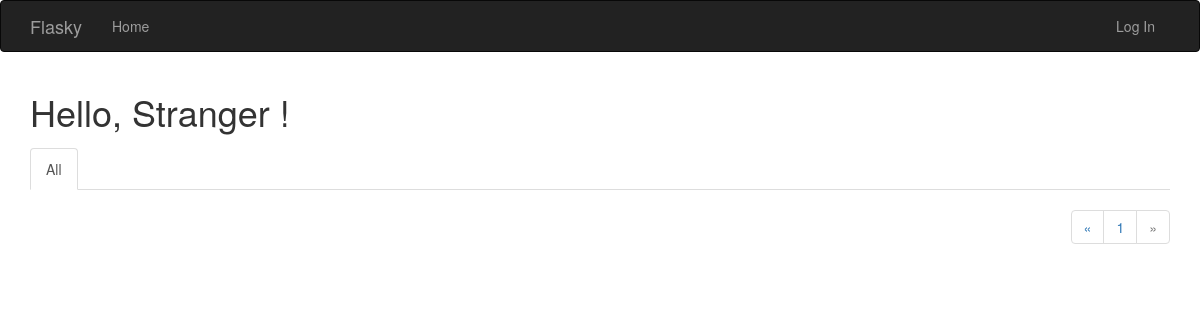
Before: /?page=2 with the older database file.
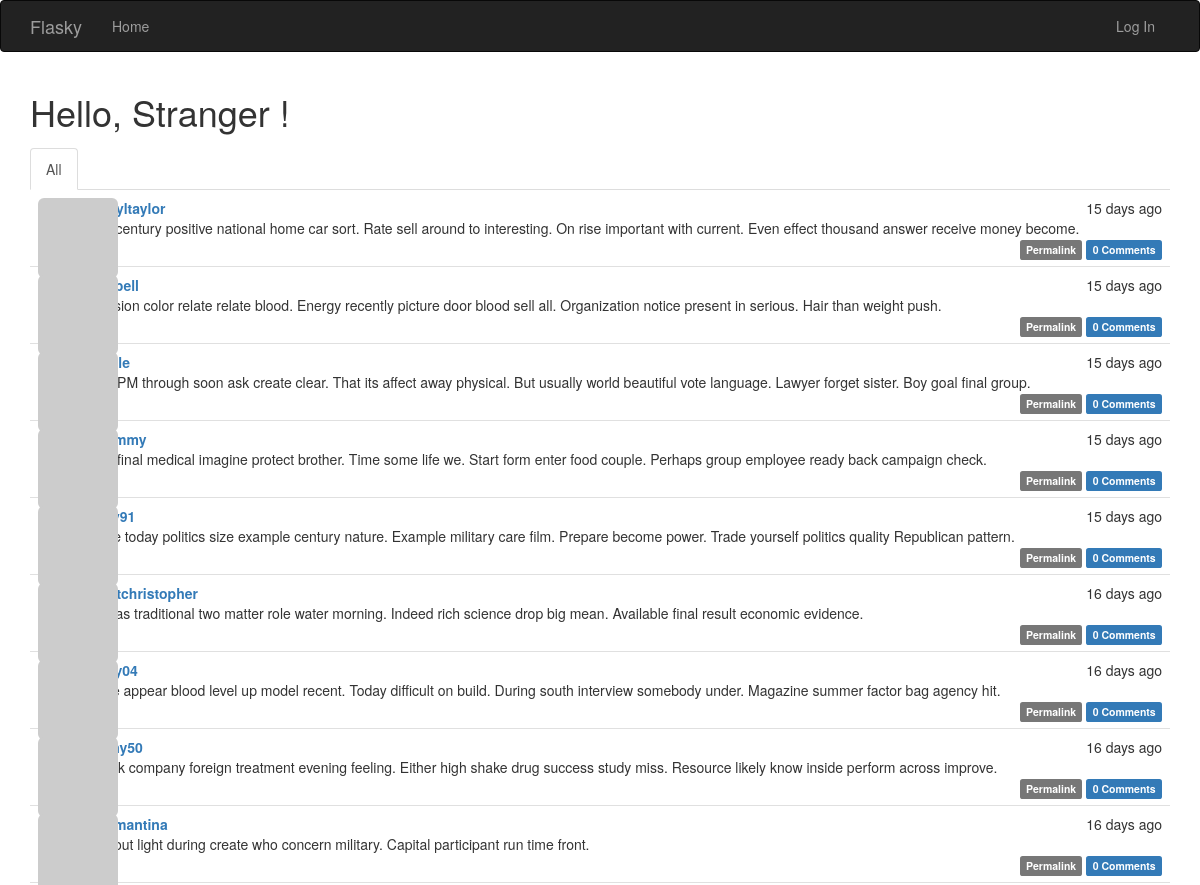
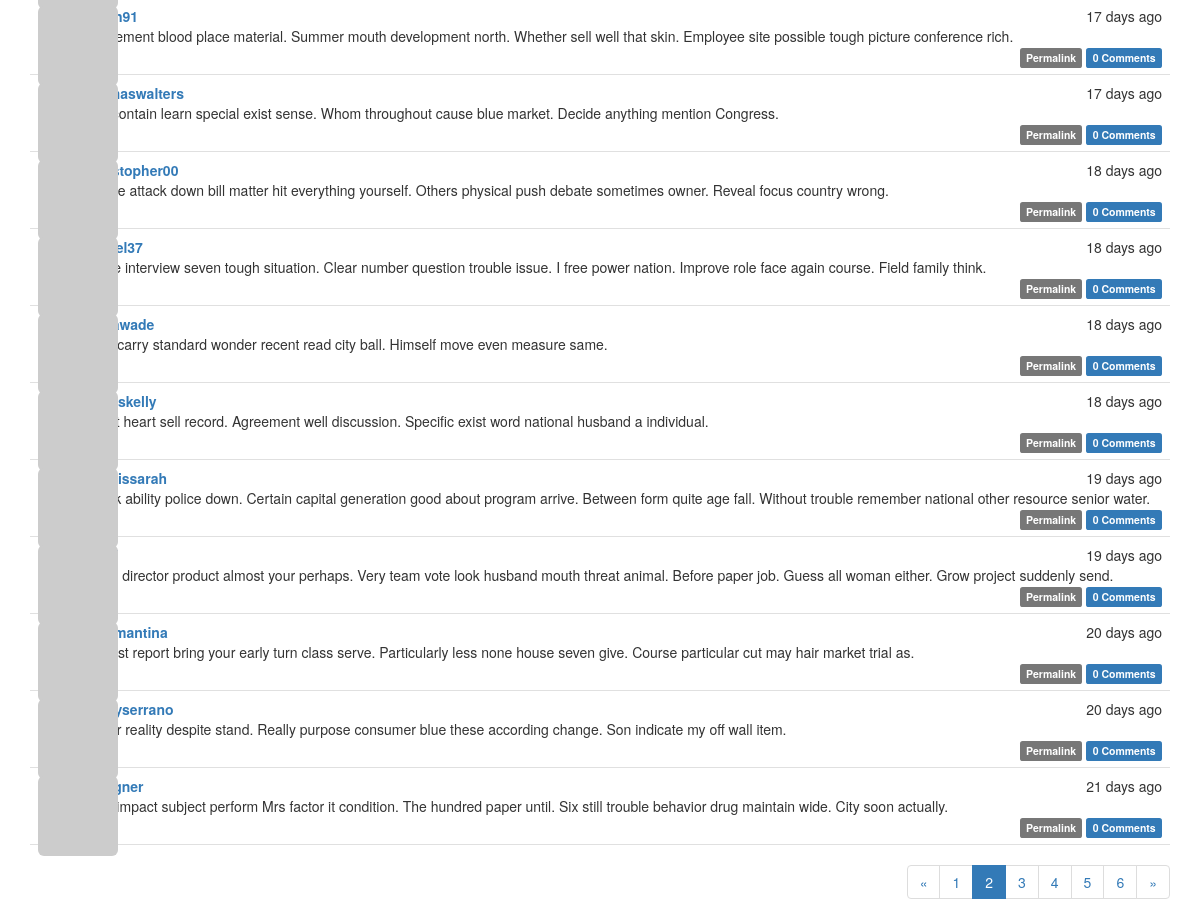
After: the same page with the newer database file (2 pictures, top to bottom).
### app/models.py (models this page shows, shortened)
class Post(db.Model):
    __tablename__ = 'posts'
    id = db.Column(db.Integer, primary_key=True)
    body = db.Column(db.Text)
    body_html = db.Column(db.Text)
    timestamp = db.Column(db.DateTime, index=True, default=datetime.utcnow)
    author_id = db.Column(db.Integer, db.ForeignKey('users.id'))
    comments = db.relationship('Comment', backref='post', lazy='dynamic')

class User(UserMixin, db.Model):
    __tablename__ = 'users'
    id = db.Column(db.Integer, primary_key=True)
    email = db.Column(db.String(64), unique=True, index=True)
    username = db.Column(db.String(64), unique=True, index=True)
    password_hash = db.Column(db.String(128))
    role_id = db.Column(db.Integer, db.ForeignKey('roles.id'))
    confirmed = db.Column(db.Boolean, default=False)
    name = db.Column(db.String(64))
    location = db.Column(db.String(64))
    about_me = db.Column(db.Text())
    member_since = db.Column(db.DateTime(), default=datetime.utcnow)
    last_seen = db.Column(db.DateTime(), default=datetime.utcnow)
    avatar_hash = db.Column(db.String(32))
    posts = db.relationship('Post', backref='author', lazy='dynamic')
    followed = db.relationship('Follow',
                               foreign_keys=[Follow.follower_id],
                               backref=db.backref('follower', lazy='joined'),
                               lazy='dynamic',
                               cascade='all, delete-orphan')
    followers = db.relationship('Follow',
                                foreign_keys=[Follow.followed_id],
                                backref=db.backref('followed', lazy='joined'),
                                lazy='dynamic',
                                cascade='all, delete-orphan')
    comments = db.relationship('Comment', backref='author', lazy='dynamic')
    @property
    def password(self):
        raise AttributeError('password is not a readable attribute')
    def gravatar(self, size=100, default='identicon', rating='g'):
        url = 'https://secure.gravatar.com/avatar'
        hash = hashlib.md5(self.email.lower().encode('utf-8')).hexdigest()
        return '{url}/{hash}?s={size}&d={default}&r={rating}'.format(
            url=url, hash=hash, size=size, default=default, rating=rating)

### app/main/views.py (the view)
@main.route('/', methods=['GET', 'POST'])
def index():
    form = PostForm()
    if current_user.can(Permission.WRITE) and form.validate_on_submit():
        post = Post(body=form.body.data,
                    author=current_user._get_current_object())
        db.session.add(post)
        db.session.commit()
        return redirect(url_for('.index'))
    page = request.args.get('page', 1, type=int)
    show_followed = False
    if current_user.is_authenticated:
        show_followed = bool(request.cookies.get('show_followed', ''))
    if show_followed:
        query = current_user.followed_posts
    else:
        query = Post.query
    pagination = query.order_by(Post.timestamp.desc()).paginate(
        page=page, per_page=current_app.config['FLASKY_POSTS_PER_PAGE'],
        error_out=False)
    posts = pagination.items
    return render_template('index.html', form=form, posts=posts,
                           show_followed=show_followed, pagination=pagination)

### app/auth/views.py (called while the page is built)
@auth.before_app_request
def before_request():
    if current_user.is_authenticated:
        current_user.ping()
        if not current_user.confirmed \
                and request.endpoint \
                and request.blueprint != 'auth' \
                and request.endpoint != 'static':
            return redirect(url_for('auth.unconfirmed'))

### app/main/__init__.py (called while the page is built)
@main.app_context_processor
def inject_permissions():
    return dict(Permission=Permission)

### app/models.py (called while the page is built)
    def can(self, permissions):
        return False

    def is_administrator(self):
        return False

### app/templates/index.html (shortened to what this page needs)
{% extends "base.html" %}
{% import "bootstrap/wtf.html" as wtf %}
{% import "_macros.html" as macros %}
{% block page_content %}
<div>
    <h1>
        Hello,
        {% if current_user.is_authenticated %}
            {{ current_user.username }}
        {% else %}
            Stranger
        {% endif %}!
    </h1>
</div>
<div class="post-tabs">
    <ul class="nav nav-tabs">
        <li{% if not show_followed %} class="active"{% endif %}><a href="{{ url_for('.show_all') }}">All</a></li>
    </ul>
    {% include '_posts.html' %}
</div>
{% if pagination %}
<div class="pagination">
    {{ macros.pagination_widget(pagination, '.index') }}
</div>
{% endif %}
{% endblock %}

### app/templates/_posts.html (shortened to what this page needs)
<ul class="posts">
    {% for post in posts %}
    <li class="post">
        <div class="post-thumbnail">
            <a href="{{ url_for('.user', username=post.author.username) }}">
                <img class="img-rounded profile-thumbnail"
                    src="{{ post.author.gravatar(size=40) }}">
            </a>
        </div>
        <div class="post-content">
            <div class="post-date">{{ moment(post.timestamp).fromNow() }}</div>
            <div class="post-author">
                <a href="{{ url_for('.user', username=post.author.username) }}">
                    {{ post.author.username }}
                </a>
            </div>
            <div class="post-body">
                {% if post.body_html %}
                    {{ post.body_html | safe }}
                {% else %}
                    {{ post.body }}
                {% endif %}
            </div>
            <div class="post-footer">
                <a href="{{ url_for('.post', id=post.id) }}">
                    <span class="label label-default">Permalink</span>
                </a>
                <a href="{{ url_for('.post', id=post.id) }}#comments">
                    <span class="label label-primary">{{ post.comments.count() }} Comments</span>
                </a>
            </div>
        </div>
    </li>
    {% endfor %}
</ul>

Changed rows visible on the page:
added Post: timestamp "15 days ago", author.username "cheryltaylor", body "Dog century positive national home car sort. Rate sell around to interesting. On rise important with current. Even effect thousand answer receive money become.", comments.count "0"
added Post: timestamp "15 days ago", body "Decision color relate relate blood. Energy recently picture door blood sell all. Organization notice present in serious. Hair than weight push.", comments.count "0"
added Post: timestamp "15 days ago", body "Else PM through soon ask create clear. That its affect away physical. But usually world beautiful vote language. Lawyer forget sister. Boy goal final group.", comments.count "0"
added Post: timestamp "15 days ago", body "Skin final medical imagine protect brother. Time some life we. Start form enter food couple. Perhaps group employee ready back campaign check.", comments.count "0"
added Post: timestamp "15 days ago", body "Value today politics size example century nature. Example military care film. Prepare become power. Trade yourself politics quality Republican pattern.", comments.count "0"
added Post: timestamp "16 days ago", author.username "hurstchristopher", body "Red as traditional two matter role water morning. Indeed rich science drop big mean. Available final result economic evidence.", comments.count "0"
added Post: timestamp "16 days ago", body "Move appear blood level up model recent. Today difficult on build. During south interview somebody under. Magazine summer factor bag agency hit.", comments.count "0"
added Post: timestamp "16 days ago", body "Thank company foreign treatment evening feeling. Either high shake drug success study miss. Resource likely know inside perform across improve.", comments.count "0"
added Post: timestamp "16 days ago", author.username "colemantina", body "Without light during create who concern military. Capital participant run time front.", comments.count "0"
added Post: timestamp "17 days ago", body "Agreement blood place material. Summer mouth development north. Whether sell well that skin. Employee site possible tough picture conference rich.", comments.count "0"
added Post: timestamp "17 days ago", author.username "thomaswalters", body "Tax contain learn special exist sense. Whom throughout cause blue market. Decide anything mention Congress.", comments.count "0"
added Post: timestamp "18 days ago", author.username "christopher00", body "Figure attack down bill matter hit everything yourself. Others physical push debate sometimes owner. Reveal focus country wrong.", comments.count "0"
added Post: timestamp "18 days ago", body "Place interview seven tough situation. Clear number question trouble issue. I free power nation. Improve role face again course. Field family think.", comments.count "0"
added Post: timestamp "18 days ago", author.username "laurawade", body "Wait carry standard wonder recent read city ball. Himself move even measure same.", comments.count "0"
added Post: timestamp "18 days ago", author.username "jameskelly", body "Effort heart sell record. Agreement well discussion. Specific exist word national husband a individual.", comments.count "0"
added Post: timestamp "19 days ago", author.username "morrissarah", body "Week ability police down. Certain capital generation good about program arrive. Between form quite age fall. Without trouble remember national other resource senior water.", comments.count "0"
added Post: timestamp "19 days ago", body "Drive director product almost your perhaps. Very team vote look husband mouth threat animal. Before paper job. Guess all woman either. Grow project suddenly send.", comments.count "0"
added Post: timestamp "20 days ago", author.username "colemantina", body "Almost report bring your early turn class serve. Particularly less none house seven give. Course particular cut may hair market trial as.", comments.count "0"
added Post: timestamp "20 days ago", author.username "jennyserrano", body "Letter reality despite stand. Really purpose consumer blue these according change. Son indicate my off wall item.", comments.count "0"
added Post: timestamp "21 days ago", body "Line impact subject perform Mrs factor it condition. The hundred paper until. Six still trouble behavior drug maintain wide. City soon actually.", comments.count "0"
Other visible differences:
new list line: "2"
new list line: "3"
new list line: "4"
new list line: "5"
new list line: "6"
